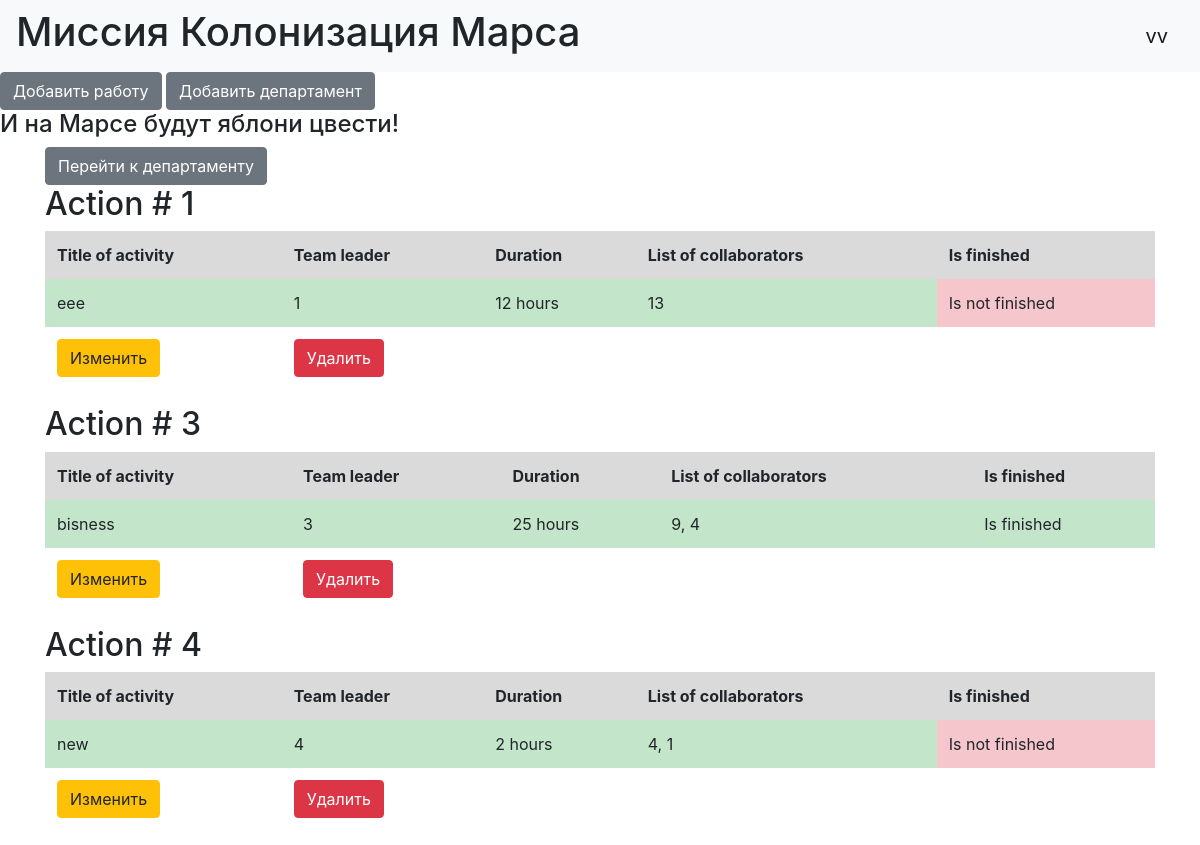
The page / (signed in) on the database its author committed.
### data/users.py (models this page shows, shortened)
class User(SqlAlchemyBase, UserMixin):
    __tablename__ = 'users'
    id = sqlalchemy.Column(sqlalchemy.Integer,
                           primary_key=True, autoincrement=True)
    surname = sqlalchemy.Column(sqlalchemy.String, nullable=True)
    name = sqlalchemy.Column(sqlalchemy.String, nullable=True)
    age = sqlalchemy.Column(sqlalchemy.Integer)
    position = sqlalchemy.Column(sqlalchemy.String, nullable=True)
    speciality = sqlalchemy.Column(sqlalchemy.String, nullable=True)
    address = sqlalchemy.Column(sqlalchemy.String, nullable=True)
    email = sqlalchemy.Column(sqlalchemy.String,
                              index=True, unique=True, nullable=True)
    hashed_password = sqlalchemy.Column(sqlalchemy.String, nullable=True)
    modified_date = sqlalchemy.Column(sqlalchemy.DateTime)
    jobs = orm.relation("Jobs", back_populates='user')
    department = orm.relation("Departments", back_populates='user')

### data/jobs.py (models this page shows)
class Jobs(SqlAlchemyBase):
    __tablename__ = 'jobs'
    id = sqlalchemy.Column(sqlalchemy.Integer,
                           primary_key=True, autoincrement=True)
    team_leader = sqlalchemy.Column(sqlalchemy.Integer,
                                    sqlalchemy.ForeignKey("users.id"))
    job = sqlalchemy.Column(sqlalchemy.String, nullable=True)
    work_size = sqlalchemy.Column(sqlalchemy.Integer)
    collaborators = sqlalchemy.Column(sqlalchemy.String)
    start_date = sqlalchemy.Column(sqlalchemy.DateTime,
                                   default=datetime.datetime.now)
    end_date = sqlalchemy.Column(sqlalchemy.DateTime)
    is_finished = sqlalchemy.Column(sqlalchemy.Boolean, default=False)
    user = orm.relation('User')

### main.py (the view)
@app.route('/')
def index():
    session = db_session.create_session()
    job = session.query(Jobs).all()
    return render_template('index.html', job=job)

### data/db_session.py (called while the page is built)
def create_session() -> Session:
    global __factory
    return __factory()

### main.py (called while the page is built)
@login_manager.user_loader
def load_user(user_id):
    session = db_session.create_session()
    return session.query(User).get(user_id)

### templates/index.html
{% extends "base.html" %}
{% block content %}
{% if current_user.is_authenticated %}
    <a class="btn btn-secondary" href="/departments">Перейти к департаменту</a>
{% endif %}
{% for item in job%}
<h2>Action # {{item.id}}</h2>
   <table class="table table-borderless">
  <thead>
    <tr class="table-active">
      <th scope="col">Title of activity</th>
      <th scope="col">Team leader</th>
      <th scope="col">Duration</th>
      <th scope="col">List of collaborators</th>
      <th scope="col">Is finished</th>
    </tr>
  </thead>
  <tbody>
    <tr>
      <td class="table-success">{{item.job}}</td>
      <td class="table-success">{{item.team_leader}}</td>
      <td class="table-success">{{item.work_size}} hours</td>
      <td class="table-success">{{item.collaborators}}</td>
      {%if item.is_finished%}
        <td class="table-success">Is finished</td>
      {%else%}
        <td class="table-danger">Is not finished</td>
      {%endif%}
    </tr>
  {% if current_user.is_authenticated and (current_user == item.user or current_user.id == 1) %}
        <tr>
            <td>
            <a href="/jobs/{{ item.id }}" class="btn btn-warning">Изменить</a>
            </td>
            <td>
            <a href="/jobs_delete/{{ item.id }}" class="btn btn-danger">Удалить</a>
            </td>
        </tr>
    {% endif %}
  </tbody>
</table>
{% endfor %}
{% endblock %}

### templates/base.html (shortened to what this page needs)
<!DOCTYPE html>
<html lang="en">
<head>
    <link rel="stylesheet"
                    href="https://stackpath.bootstrapcdn.com/bootstrap/4.4.1/css/bootstrap.min.css"
>
</head>
<body>
<nav class="navbar navbar-light bg-light">
    <h1>Миссия Колонизация Марса</h1>
    {% if current_user.is_authenticated %}
    <a class="navbar-brand" href="/logout">{{ current_user.name }}</a>
{% else %}
    <p>
        <a class="btn btn-primary " href="/register">Зарегистрироваться</a>
        <a class="btn btn-success" href="/login">Войти</a>
    </p>
{% endif %}
</nav>
{% if current_user.is_authenticated %}
        <a class="btn btn-secondary" href="/addjob">Добавить работу</a>
        <a class="btn btn-secondary" href="/adddepartment">Добавить департамент</a>
{% endif %}
<h4>И на Марсе будут яблони цвести!</h4>
<main role="main" class="container">
    {% block content %}{% endblock %}
</main>
</body>
</html>

### rows shown on the page
User: name "vv"
Jobs: id "1", job "еее", team_leader "1", work_size "12", collaborators "13", is_finished "Is not finished"
Jobs: id "3", job "bisness", team_leader "3", work_size "25", collaborators "9, 4", is_finished "Is finished"
Jobs: id "4", job "new", team_leader "4", work_size "2", collaborators "4, 1", is_finished "Is not finished"
